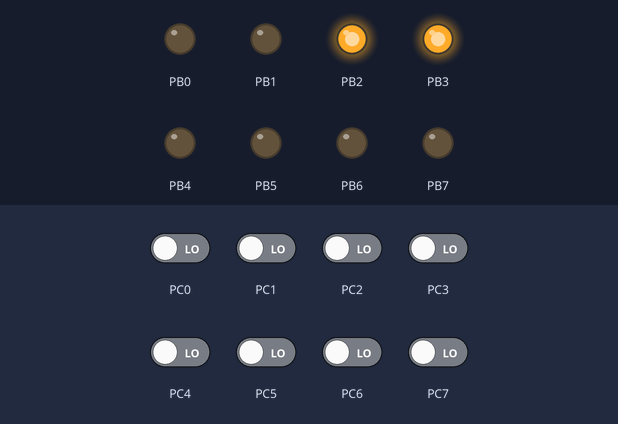
Recording of a program running on a simulated ATmega8, built with avr-gcc and emulated at 1 MHz. On the bench: output pins drawn as LEDs (lit = HIGH). The test bench sets the inputs (shaded band); at power-on: PC0–7 LOW.

Above: at 1.2 s.
1.3 s: PC0 driven HIGH
At 2.5 s:
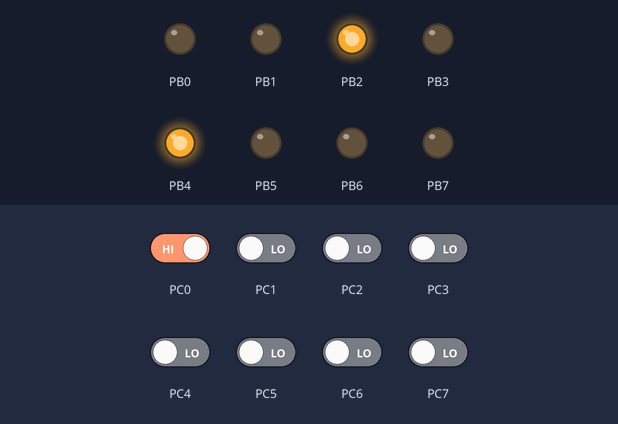
2.8 s: PC3 driven HIGH
At 3.8 s:
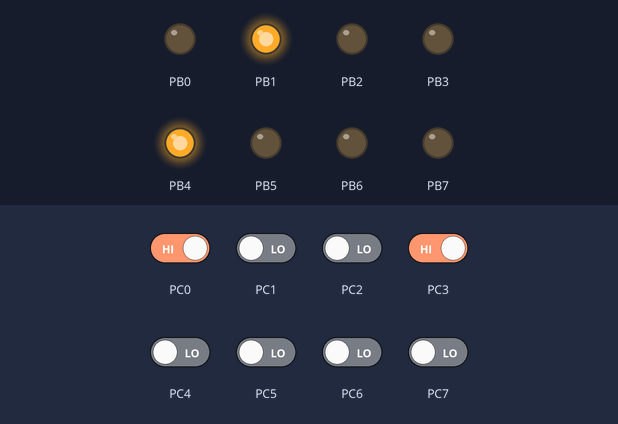
4.3 s: PC0 driven LOW
At 5.0 s:
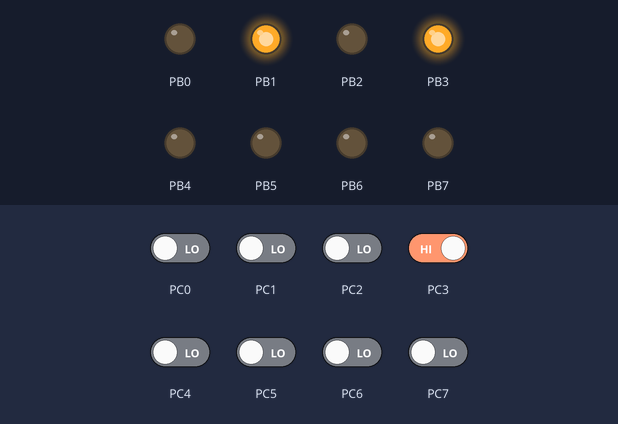
5.8 s: PC3 driven LOW
At 6.1 s:
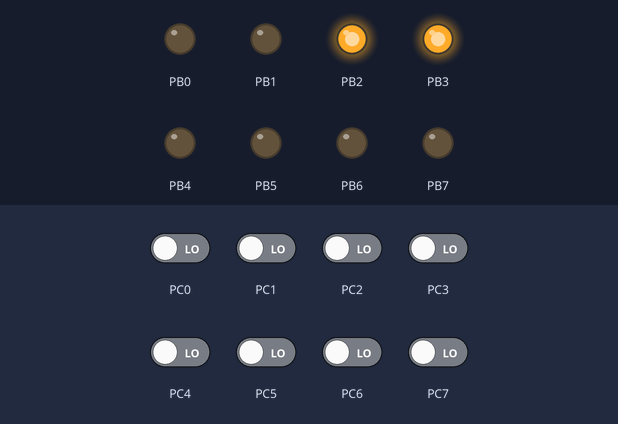
Timing chart, 0 to 8.3 s (numbered marks = the images above; inputs shaded):
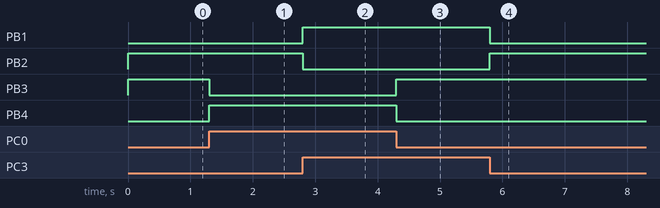

Measured:
- after the input at 1.3 s, PB3: HIGH → LOW at once; PB4: LOW → HIGH at once
- after the input at 2.8 s, PB1: LOW → HIGH at once; PB2: HIGH → LOW at once
- after the input at 4.3 s, PB3: LOW → HIGH at once; PB4: HIGH → LOW at once
- after the input at 5.8 s, PB1: HIGH → LOW at once; PB2: LOW → HIGH at once

The program:

edgeavoidersummercamp.c
```c
/*
 * kpsedgeavoider.c
 *
 * Created: 08-05-2015 23:10:30
 *  Author: RAVI SHARMA
 */


#define F_CPU 1000000UL // define cpu frequency for delay function
#include <avr/io.h> // includes input/output header file
#include <util/delay.h> // includes delay header file

//connect the left sensor on PC3 and right one on PC0.


int main(void)
{
	DDRB=0b11111111; //PORTB as output Port connected to motors
	DDRC=0b0000000; //PORTC Input port connected to Sensors

	int left_sensor=0, right_sensor=0;
	while(1) // infinite loop
	{
		left_sensor=PINC&0b0001000; // mask PC3 bit of Port C
		right_sensor=PINC&0b0000001;// mask PC0 bit of Port C

		if((left_sensor==0b0001000)&&(right_sensor==0b0000001))
		{
			PORTB=0b00010010; // move forward
		}
		else
		{	if((left_sensor==0b0000000)&&(right_sensor==0b0000001))
			{	PORTB=0b00010100; }// turn right
			else
			{
				if((left_sensor==0b0001000)&&(right_sensor==0b0000000))
				{	PORTB=0b00001010; }						// turn left
				else
				{
					PORTB=0b00001100;  // move backward
				}
			}

		}
	}
}
```
